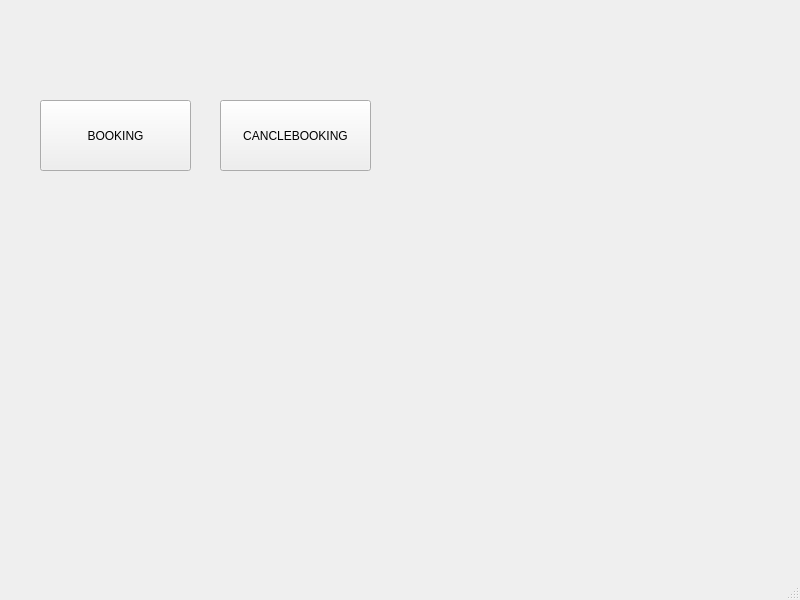
<?xml version="1.0" encoding="UTF-8"?>
<ui version="4.0">
 <class>MainWindow</class>
 <widget class="QMainWindow" name="MainWindow">
  <property name="geometry">
   <rect>
    <x>0</x>
    <y>0</y>
    <width>800</width>
    <height>600</height>
   </rect>
  </property>
  <property name="windowTitle">
   <string>MainWindow</string>
  </property>
  <widget class="QWidget" name="centralwidget">
   <widget class="QPushButton" name="pushButton">
    <property name="geometry">
     <rect>
      <x>40</x>
      <y>100</y>
      <width>151</width>
      <height>71</height>
     </rect>
    </property>
    <property name="text">
     <string>BOOKING</string>
    </property>
   </widget>
   <widget class="QPushButton" name="pushButton_2">
    <property name="geometry">
     <rect>
      <x>220</x>
      <y>100</y>
      <width>151</width>
      <height>71</height>
     </rect>
    </property>
    <property name="text">
     <string>CANCLEBOOKING</string>
    </property>
   </widget>
  </widget>
  <widget class="QMenuBar" name="menubar">
   <property name="geometry">
    <rect>
     <x>0</x>
     <y>0</y>
     <width>800</width>
     <height>26</height>
    </rect>
   </property>
  </widget>
  <widget class="QStatusBar" name="statusbar"/>
 </widget>
 <resources/>
 <connections/>
</ui>
